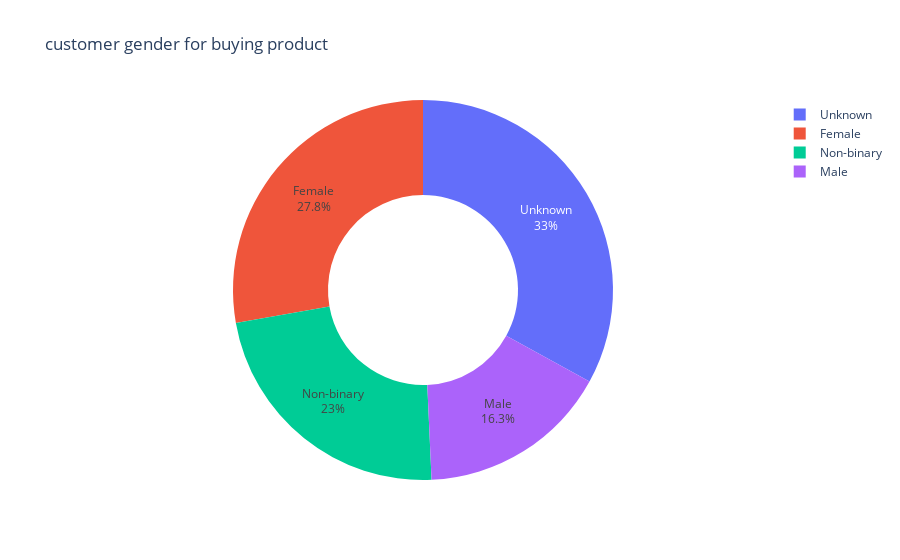

Notebook cell for this chart:
### Markdown cell above
<h4>Product selling to different gender</h4>

### Code cell
selling_ct = df.groupby(['Product type','Customer demographics'])['Number of products sold'].sum().reset_index()
fig = px.pie(selling_ct, values = 'Number of products sold', 
             names = 'Customer demographics',
             title = "customer gender for buying product",
             hover_data = ['Product type'],
             hole = 0.5)
fig.update_traces(textposition ='inside',textinfo = 'percent+label')
fig.show()

### Figure 1 — Plotly figure (JSON) as saved in the notebook; plotly's stock layout.template omitted (floating-point values rounded to 4 significant figures)
{"data": [{"customdata": [["cosmetics"], ["cosmetics"], ["cosmetics"], ["cosmetics"], ["haircare"], ["haircare"], ["haircare"], ["haircare"], ["skincare"], ["skincare"], ["skincare"], ["skincare"]], "domain": {"x": [0, 1], "y": [0, 1]}, "hole": 0.5, "hovertemplate": "Customer demographics=%{label}<br>Number of products sold=%{value}<br>Product type=%{customdata[0]}<extra></extra>", "labels": ["Female", "Male", "Non-binary", "Unknown", "Female", "Male", "Non-binary", "Unknown", "Female", "Male", "Non-binary", "Unknown"], "legendgroup": "", "name": "", "showlegend": true, "textinfo": "percent+label", "textposition": "inside", "type": "pie", "values": [4012, 2304, 2607, 2834, 936, 2292, 2820, 7563, 7853, 2911, 5153, 4814]}], "layout": {"legend": {"tracegroupgap": 0}, "title": {"text": "customer gender for buying product"}}}
